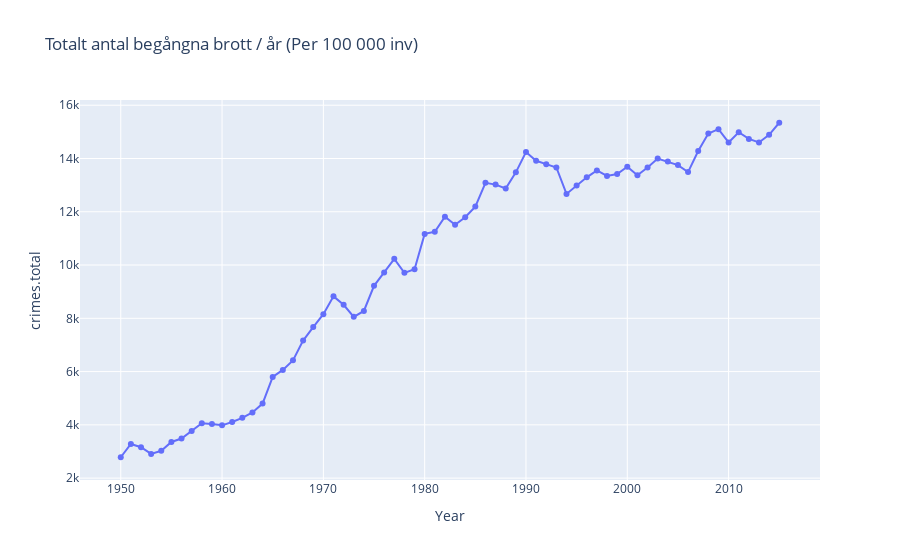

The cell this chart's notebook holds for it:
### Code cell
import plotly.express as px

# visa antal brott per år
crimes_per_year = df.groupby("Year")["crimes.total"].sum().reset_index()

fig = px.line(
            crimes_per_year,
            x="Year",
            y="crimes.total",
            markers=True,
            title="Totalt antal begångna brott / år (Per 100 000 inv)",
            line_shape="linear"
        )

fig

### Figure 1 — Plotly figure (JSON) as saved in the notebook; plotly's stock layout.template omitted (floating-point values rounded to 4 significant figures)
{"data": [{"hovertemplate": "Year=%{x}<br>crimes.total=%{y}<extra></extra>", "legendgroup": "", "line": {"color": "#636efa", "dash": "solid", "shape": "linear"}, "marker": {"symbol": "circle"}, "mode": "lines+markers", "name": "", "orientation": "v", "showlegend": false, "type": "scatter", "x": [1950, 1951, 1952, 1953, 1954, 1955, 1956, 1957, 1958, 1959, 1960, 1961, 1962, 1963, 1964, 1965, 1966, 1967, 1968, 1969, 1970, 1971, 1972, 1973, 1974, 1975, 1976, 1977, 1978, 1979, 1980, 1981, 1982, 1983, 1984, 1985, 1986, 1987, 1988, 1989, 1990, 1991, 1992, 1993, 1994, 1995, 1996, 1997, 1998, 1999, 2000, 2001, 2002, 2003, 2004, 2005, 2006, 2007, 2008, 2009, 2010, 2011, 2012, 2013, 2014, 2015], "xaxis": "x", "y": [2784, 3284, 3160, 2909, 3028, 3357, 3488, 3774, 4064, 4033, 3982, 4108, 4263, 4466, 4799, 5801, 6063, 6421, 7166, 7671, 8157, 8824, 8509, 8055, 8275, 9221, 9720, 10233, 9706, 9840, 11170, 11247, 11817, 11515, 11793, 12195, 13087, 13020, 12875, 13479, 14240, 13915, 13788, 13664, 12670, 12982, 13294, 13554, 13344, 13418, 13694, 13370, 13663, 13997, 13885, 13753, 13490, 14280, 14938, 15101, 14605, 14988, 14734, 14603, 14890, 15342], "yaxis": "y"}], "layout": {"legend": {"tracegroupgap": 0}, "title": {"text": "Totalt antal begångna brott / år (Per 100 000 inv)"}, "xaxis": {"anchor": "y", "domain": [0, 1], "title": {"text": "Year"}}, "yaxis": {"anchor": "x", "domain": [0, 1], "title": {"text": "crimes.total"}}}}
